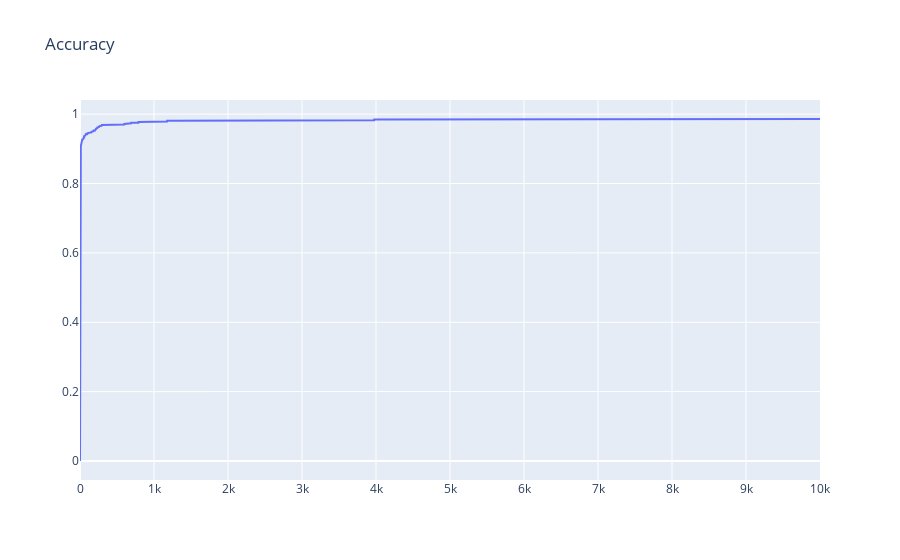

Here is the notebook cell this chart was saved with:
### Code cell
trace = go.Scatter(x = np.arange(len(accuracies)), y= accuracies, mode="lines")
fig = go.Figure()
fig.add_traces([trace])
fig.update_layout(dict(title= "Accuracy"))
fig.show()

### Figure 1 — Plotly figure (JSON) as saved in the notebook; plotly's stock layout.template omitted (floating-point values rounded to 4 significant figures; data arrays with more than 128 entries replaced by an {"elided": "..."} marker saying what was removed)
{"data": [{"mode": "lines", "type": "scatter", "x": {"elided": "10001 int values"}, "y": {"elided": "10001 float values"}}], "layout": {"title": {"text": "Accuracy"}}}
